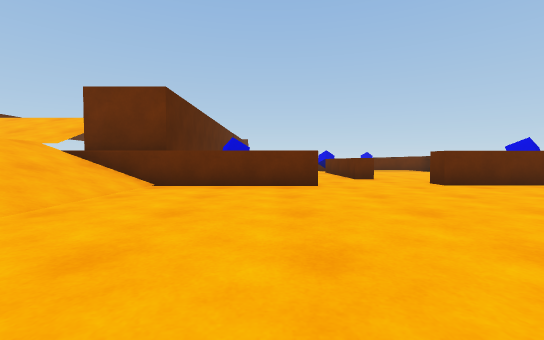
View 1 (above)

19 first-person views from a walk through a Unity game level. The camera is 0.5 m above the floor, tilts 2° down and sees 90° across. The floor is counted in squares, 1 m on a side. Each view is taken from the middle of a square. On the plan, view 1 faces up. The plan holds only what a view shows up to about 9 squares ahead; the rest is blank. The place goes on beyond the plan. The player character is not drawn.

View 2
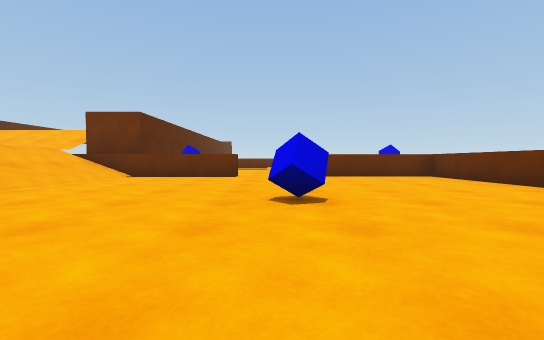

View 3
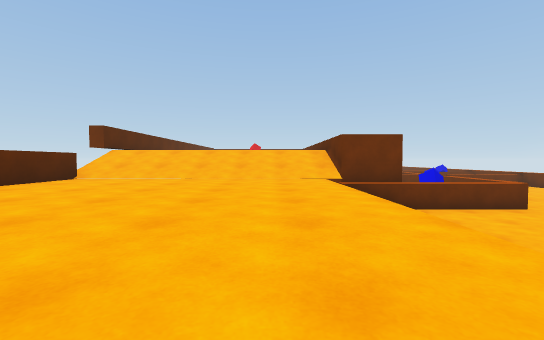

View 4
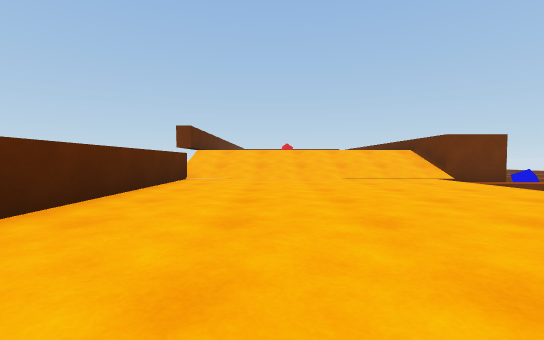

View 5
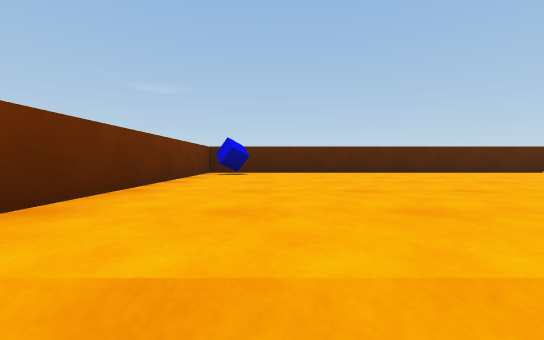

View 6
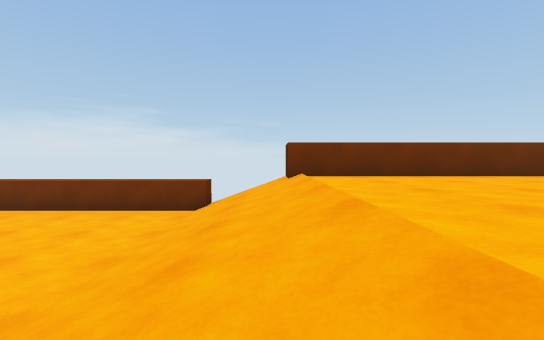

View 7
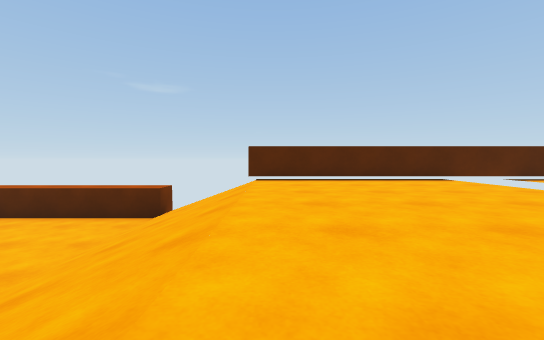

View 8
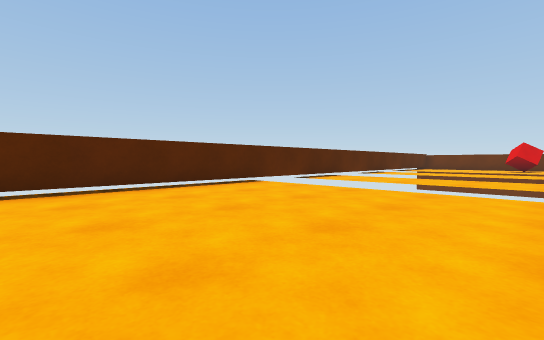

View 9
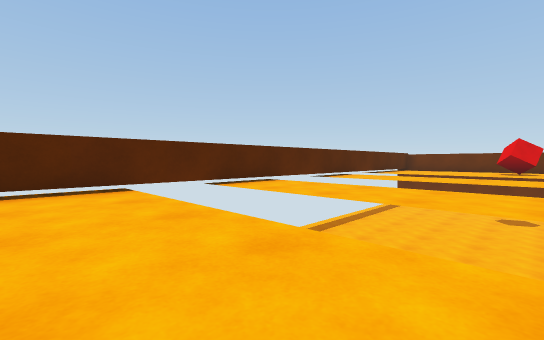

View 10
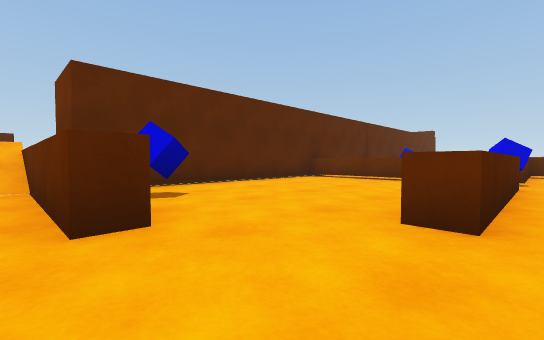

View 11
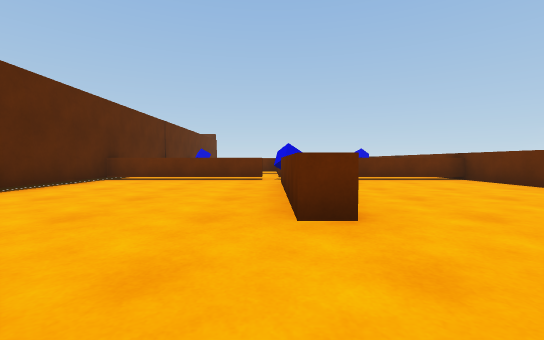

View 12
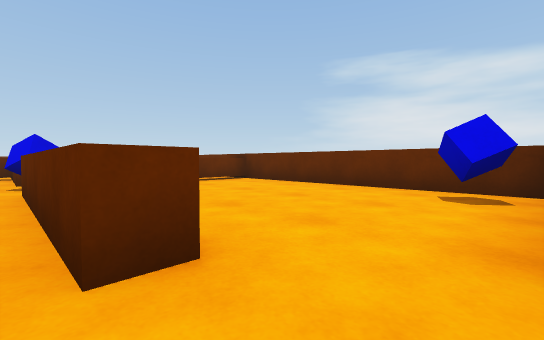

View 13
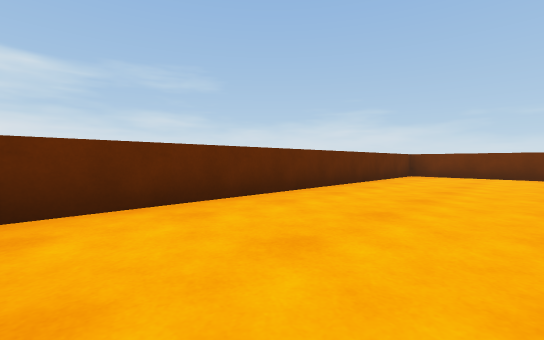

View 14
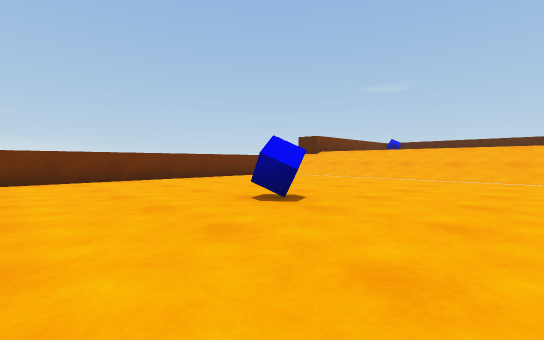

View 15
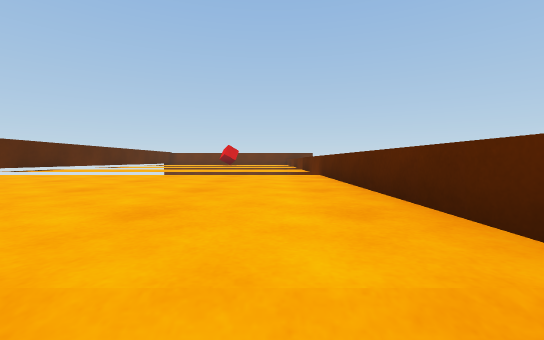

View 16
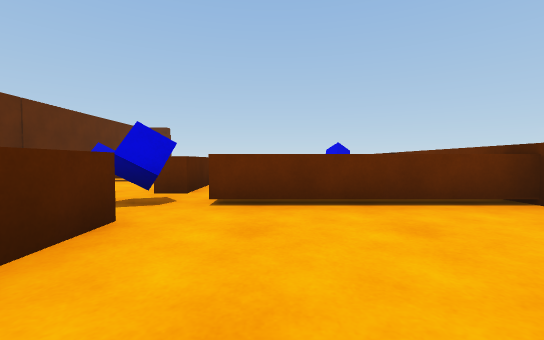

View 17
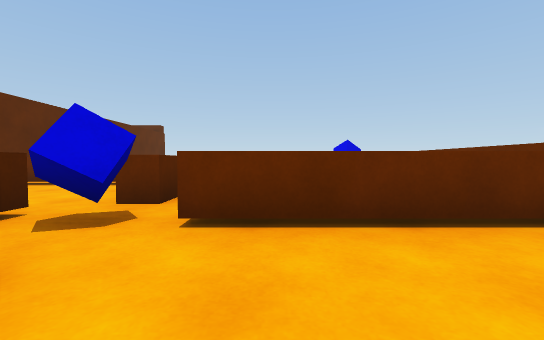

View 18
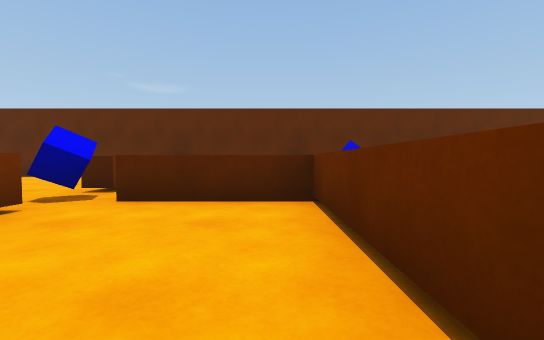

View 19
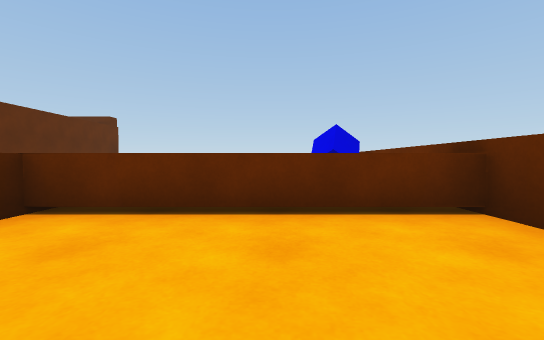

### Floor plan
Key: @ floor where view 1 was taken; # wall or solid block; . main floor; : floor 0.8 m higher than the main floor; + floor 1.65 m higher than the main floor; / step, stairs or slope; ^ raised ledge; v drop or lower ground; C blue cube; O other object.
Columns run from 12 left of view 1 to 7 right of it. Each row starts with its distance up from view 1.
 18 #vvvvv             #
 17 #         #O   ^  C#
 16 #vvvvv    #^  ^^^^^#
 15 #+++++    #...^....#
 14 #vvvvv  ###...^....#
 13 #vvvvvvv^ #...C....#
 12 #+++++++^ #^^^C.^^^#
 11 #+++++++^ #...^....#
 10 #+++++++^ #...^....#
  9 #+++++++^ #...^....#
  8 #+++++++^ #...^....#
  7 v///////^ #C......C#
  6 v///////#####...####
  5 #::::::://.........#
  4 #::::::://.........#
  3 #::::::://.........#
  2 #::::::://.........#
  1 #::::::://.........#
  0 #::::::://..@.C....#
 -1 #::::::://.........#
 -2 #::::::://.........#
 -3 #C:::::://.........#
 -4 ########//##########
 -5        #  ##

Positions as (right, up) in squares from view 1, and headings:
1: (0, 0), facing up
2: (2, -3), facing up
3: (-6, -2), facing up
4: (-9, -2), facing up
5: (-4, -2), facing left
6: (-4, 2), facing down
7: (-5, 8), facing left
8: (-7, 8), facing up-left
9: (-7, 11), facing up-left
10: (3, 5), facing up-left
11: (2, 5), facing up
12: (2, 6), facing up-right
13: (4, 5), facing down-right
14: (5, 3), facing down-left
15: (-5, 7), facing up
16: (4, 9), facing up
17: (4, 10), facing up
18: (6, 15), facing left
19: (5, 13), facing up
